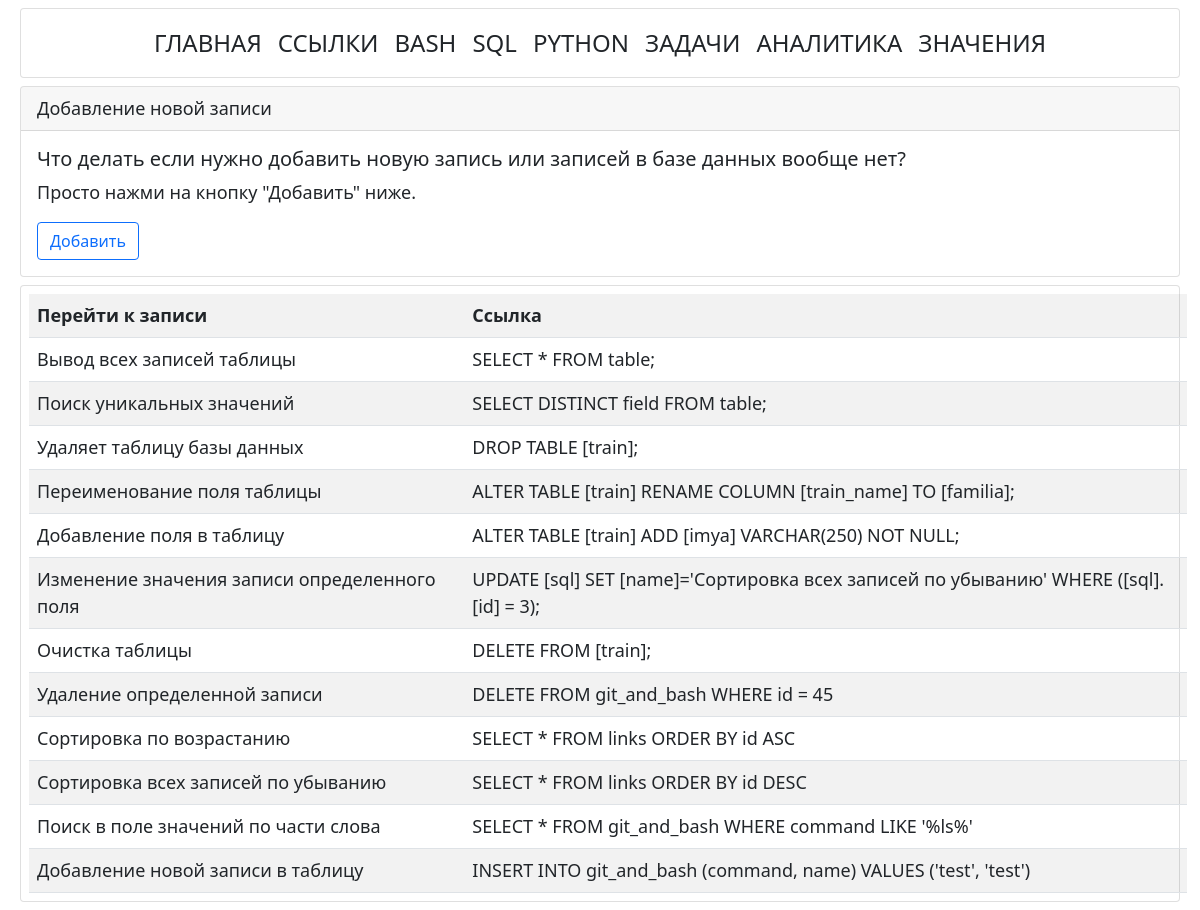
/sql, run on an earlier commit of the app's database.
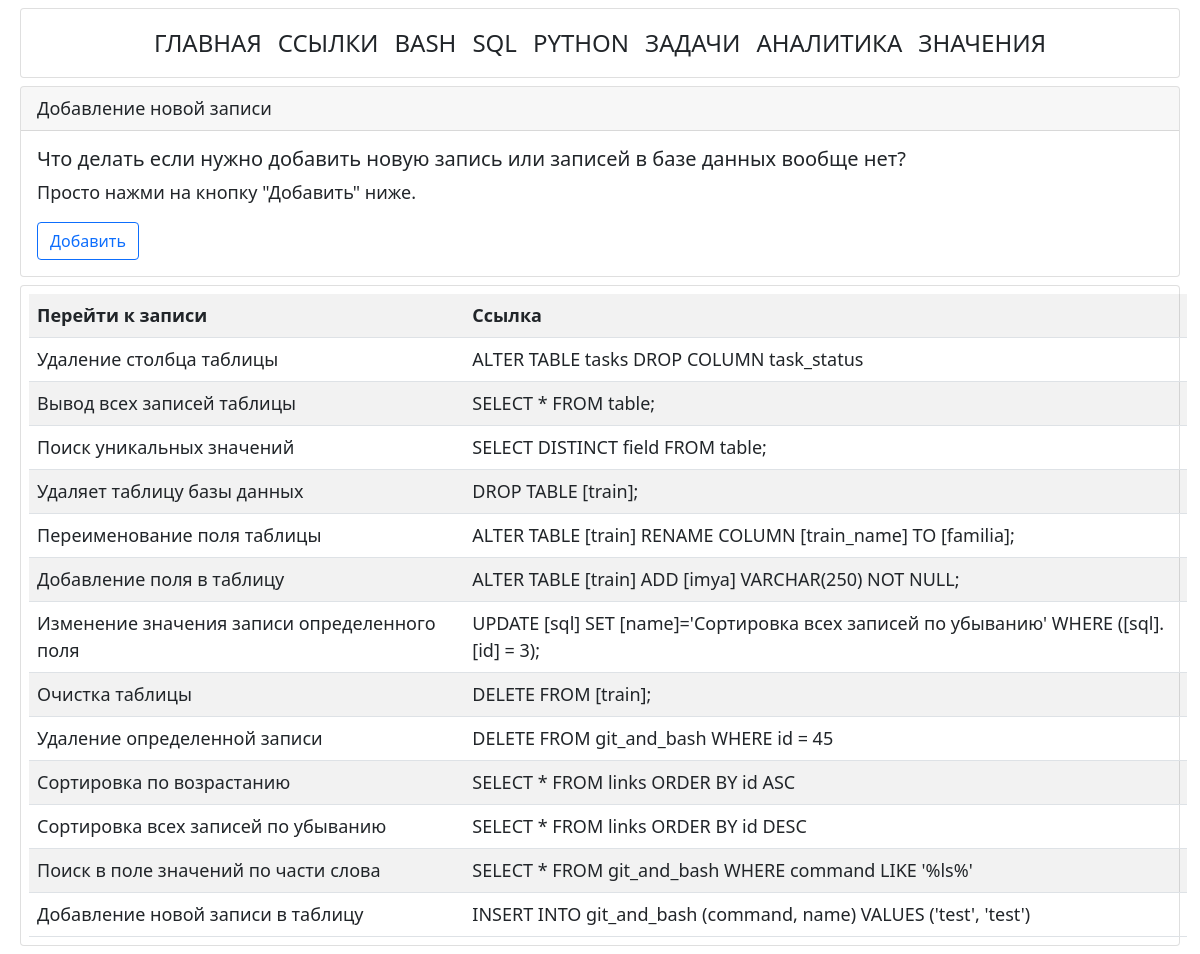
And on a later commit of the database.
### tables this page shows
CREATE TABLE [sql] ( 
  "sql_id" INTEGER PRIMARY KEY AUTOINCREMENT,
  "sql_command" TEXT NOT NULL,
  "sql_name" TEXT NOT NULL
, sql_description TEXT);

### app.py (the view)
@app.route("/sql")
def sql_list_commands():
    conn = connect.get_db_connection()
    sql_list = conn.execute("SELECT * FROM sql ORDER BY sql_id DESC").fetchall()
    conn.close()
    return render_template("sql/sql_list_commands.html",
                           sql_list=sql_list,
                           )

### modules/connect.py (called while the page is built)
def get_db_connection():
    db_path = os.path.join(BASE_DIR, '../database.db')
    conn = sqlite3.connect(db_path)
    conn.row_factory = sqlite3.Row
    return conn

### templates/sql/sql_list_commands.html (shortened to what this page needs)
{% extends "base.html" %}
{% block content %}
<div class="card m-2">
   <div class="card-header">
      Добавление новой записи
   </div>
   <div class="card-body">
      <h5 class="card-title">Что делать если нужно добавить новую запись или записей в базе данных вообще нет?</h5>
      <p class="card-text">Просто нажми на кнопку "Добавить" ниже.</p>
      <a class="btn btn-outline-primary" href="{{ url_for('add_sql_command') }}">Добавить</a>
   </div>
</div>
<div class="card m-2">
   <table class="table table-striped m-2">
      <tr>
         <th>Перейти к записи</th>
         <th>Ссылка</th>
      </tr>
      {% for sql_list in sql_list %}
      <tr>
         <td><a href="{{ url_for('get_post_sql_command', sql_id=sql_list['sql_id']) }}">{{ sql_list['sql_name']
               }}</a></td>
         <td>{{ sql_list['sql_command'] }}</td>
      </tr>
      {% endfor %}
   </table>
</div>
{% endblock %}

### templates/base.html (shortened to what this page needs)
<!doctype html>
<html>
<head>
   <link href="{{ url_for('static', filename='bootstrap.min.css') }}" rel="stylesheet">
   <link href="{{ url_for('static', filename='styles.css') }}" rel="stylesheet">
</head>
<body>
   <div class="container-fluid">
      {% include 'navbar.html' %}
      {% block content %}
      {% endblock %}
   </div>
</body>
</html>

### templates/navbar.html (shortened to what this page needs)
<div class="card m-2">
  <nav class="navbar navbar-expand-sm navbar-black navbar-nav navbar-text">
    <div class="collapse navbar-collapse" id="navbarNav">
      <ul class="navbar-nav">
        <li class="nav-item">
          <a class="nav-link" href="{{ url_for('index') }}">Главная</a>
        </li>
        <li class="nav-item">
          <a class="nav-link" href="{{ url_for('links_list_commands') }}">Ссылки</a>
        </li>
        <li class="nav-item">
          <a class="nav-link" href="{{ url_for('bash_list_commands') }}">Bash</a>
        </li>
        <li class="nav-item">
          <a class="nav-link" href="{{ url_for('sql_list_commands') }}">SQL</a>
        </li>
        <li class="nav-item">
          <a class="nav-link" href="{{ url_for('python_list_commands') }}">Python</a>
        </li>
        <li class="nav-item">
          <a class="nav-link" href="{{ url_for('get_tasks_list') }}">Задачи</a>
        </li>
        <li class="nav-item">
          <a class="nav-link" href="{{ url_for('analytics') }}">Аналитика</a>
        </li>
        <li class="nav-item">
          <a class="nav-link" href="{{ url_for('values') }}">Значения</a>
        </li>
      </ul>
    </div>
  </nav>
</div>

### static/styles.css (style rules this page uses)
body { font-size: large; font-family:system-ui, -apple-system, BlinkMacSystemFont, 'Segoe UI', Roboto, Oxygen, Ubuntu, Cantarell, 'Open Sans', 'Helvetica Neue', sans-serif; }
.navbar li a { font-size: 1.5rem; text-transform: uppercase; color: var(--bs-dark); }
a { color: var(--bs-dark); text-decoration: none; }

What changed in the data, as far as the page shows it:
added sql: sql_name "Удаление столбца таблицы", sql_command "ALTER TABLE tasks DROP COLUMN task_status"
